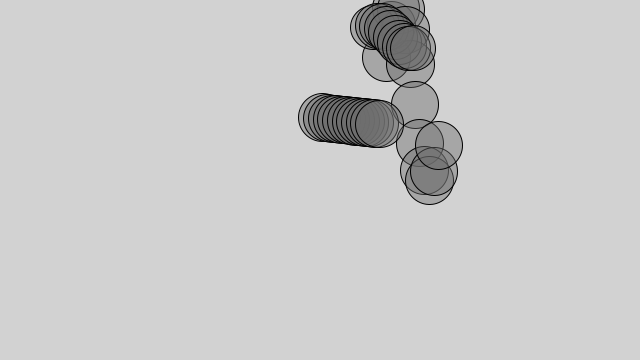
Frame 1 (no input)
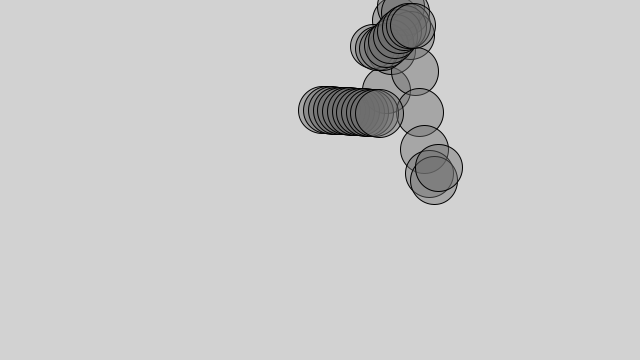
Frame 60 (the mouse pressed at the canvas centre just before this capture)
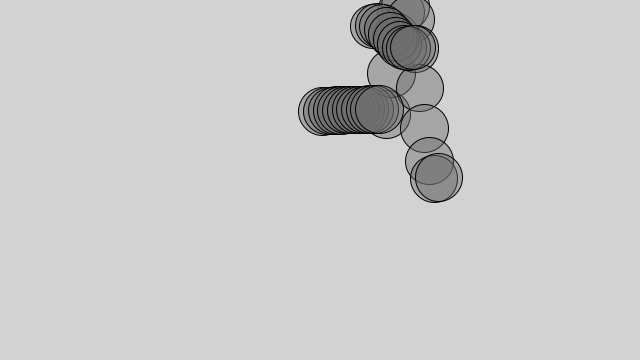
Frame 120 (the mouse held since frame 60 and released just before this capture)

The Processing sketch that drew these frames (run headless with seeded random() and noise(); from frame 60 on, the mouse is pressed at the canvas centre):

// Processing sketch: wave_class
// ── wave_class.pde
class Wave {
  float xSpacing, angSpacing;
  float angle, angVel;
  float amplitude, wlength;
  float r;
  PVector loc;
  
  Wave(float _x, float _y) {
    // input variables
    loc = new PVector(_x, _y); // location (centered)
    
    // random variables
    angSpacing = floor(random(1, 11)) / 100.0; // zoom sampling selection. constrain(0.1, 0.01) 
    angVel = floor(random(1, 41)) / 100.0; // undulation speed. constrain(0.4. 0.01)
    amplitude = random(10, 100); // height of wave. constrain(10, 100)
    wlength = random(10, 150); // length of wave. constrain(10, 150)
    xSpacing = random(2, 8); // number of points sampled. constrain(2, 8)
   
    // fixed variables
    angle = 0;
    r = 10 * xSpacing; // size of sample points.
    }
  
  void display() {
    for (float x = -wlength/2; x <= wlength/2; x += xSpacing) {
      float y = map(sin( (angSpacing * x) + angle), -1, 1, -amplitude, amplitude);
      fill(110, 110);
      pushMatrix();
      translate(loc.x, loc.y);
      ellipse(x, y, r, r);
      popMatrix();
    }
    angle += angVel;
  }
  
}

// ── main.pde

Wave a, b, c;

void setup(){
  size(640, 360);
  a = new Wave(random(width), random(height));
  b = new Wave(random(width), random(height));
  c = new Wave(random(width), random(height));
}

void draw(){
  background(210);
  a.display();
  b.display();
  c.display();
}

// ── oscillator.pde
class Oscillator {
  PVector loc, angles, aVelocity;
  float offset;
  
  Oscillator(float _offset) {
    loc = new PVector(0, 0);
    angles = new PVector(_offset, 0);
    aVelocity= new PVector(0.025, 0);
  }
  
  void oscillate() {
    angles.add(aVelocity);
  }
  
  void display() {
    float  y = sin(angles.x);
    float x = (50 * angles.x) % width;
    y = map(y, -1, 1, -height/2, height/2);
    x = map(x, 0, width, -width/2, width/2);
    pushMatrix();
    translate(width/2, height/2);
    fill(175, 210);
    ellipse(x, y, 50, 50);
    popMatrix();
  }
}
